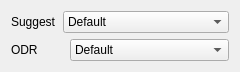
   <widget class="QWidget" name="verticalLayoutWidget_11">
    <property name="geometry">
     <rect>
      <x>470</x>
      <y>820</y>
      <width>221</width>
      <height>71</height>
     </rect>
    </property>
    <layout class="QVBoxLayout" name="verticalLayout_6">
     <item>
      <layout class="QHBoxLayout" name="horizontalLayout_21" stretch="1,3">
       <item>
        <widget class="QLabel" name="label_21">
         <property name="font">
          <font>
           <pointsize>9</pointsize>
          </font>
         </property>
         <property name="text">
          <string>Suggest</string>
         </property>
        </widget>
       </item>
       <item>
        <widget class="QComboBox" name="MAG_RECOMMEND">
         <item>
          <property name="text">
           <string>Default</string>
          </property>
         </item>
         <item>
          <property name="text">
           <string>Low power preset</string>
          </property>
         </item>
         <item>
          <property name="text">
           <string>Regular preset</string>
          </property>
         </item>
         <item>
          <property name="text">
           <string>Enhanced regular preset</string>
          </property>
         </item>
         <item>
          <property name="text">
           <string>High accuracy preset</string>
          </property>
         </item>
        </widget>
       </item>
      </layout>
     </item>
     <item>
      <layout class="QHBoxLayout" name="horizontalLayout_22" stretch="1,3">
       <item>
        <widget class="QLabel" name="label_19">
         <property name="text">
          <string>ODR</string>
         </property>
        </widget>
       </item>
       <item>
        <widget class="QComboBox" name="MAG_ODR">
         <item>
          <property name="text">
           <string>Default</string>
          </property>
         </item>
         <item>
          <property name="text">
           <string>2Hz</string>
          </property>
         </item>
         <item>
          <property name="text">
           <string>6Hz</string>
          </property>
         </item>
         <item>
          <property name="text">
           <string>8Hz</string>
          </property>
         </item>
         <item>
          <property name="text">
           <string>10Hz</string>
          </property>
         </item>
         <item>
          <property name="text">
           <string>15Hz</string>
          </property>
         </item>
         <item>
          <property name="text">
           <string>20Hz</string>
          </property>
         </item>
         <item>
          <property name="text">
           <string>25Hz</string>
          </property>
         </item>
         <item>
          <property name="text">
           <string>30Hz</string>
          </property>
         </item>
        </widget>
       </item>
      </layout>
     </item>
    </layout>
   </widget>
